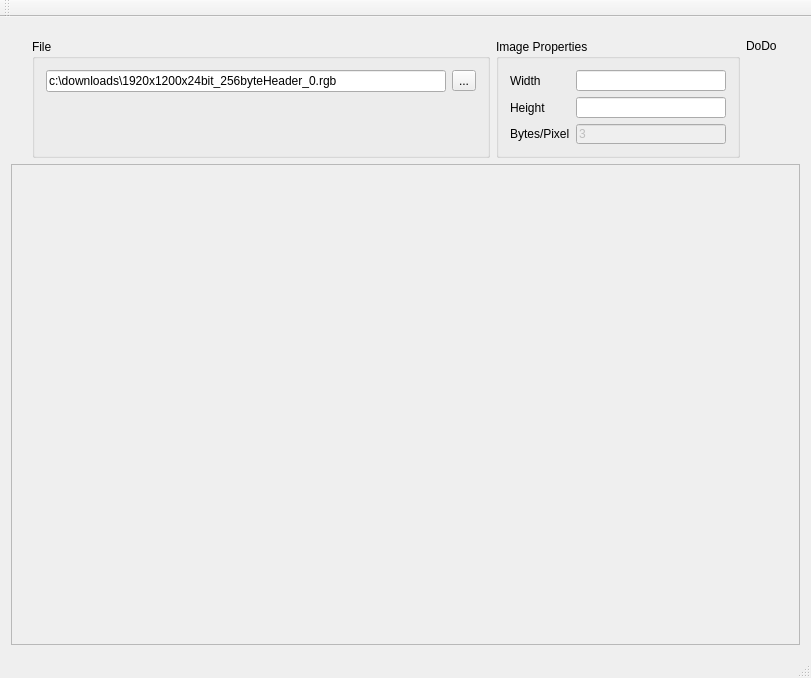
<?xml version="1.0" encoding="UTF-8"?>
<ui version="4.0">
 <class>MainWindow</class>
 <widget class="QMainWindow" name="MainWindow">
  <property name="geometry">
   <rect>
    <x>0</x>
    <y>0</y>
    <width>811</width>
    <height>678</height>
   </rect>
  </property>
  <property name="windowTitle">
   <string>MainWindow</string>
  </property>
  <widget class="QWidget" name="centralWidget">
   <layout class="QVBoxLayout" name="verticalLayout_3">
    <item>
     <widget class="QWidget" name="widget" native="true">
      <property name="minimumSize">
       <size>
        <width>0</width>
        <height>130</height>
       </size>
      </property>
      <widget class="QWidget" name="horizontalLayoutWidget">
       <property name="geometry">
        <rect>
         <x>10</x>
         <y>0</y>
         <width>767</width>
         <height>141</height>
        </rect>
       </property>
       <layout class="QHBoxLayout" name="horizontalLayout_2">
        <item>
         <widget class="QGroupBox" name="groupBox_2">
          <property name="title">
           <string>File</string>
          </property>
          <layout class="QVBoxLayout" name="verticalLayout">
           <item>
            <layout class="QHBoxLayout" name="horizontalLayout_3">
             <item>
              <widget class="QLineEdit" name="lineEditFile">
               <property name="minimumSize">
                <size>
                 <width>400</width>
                 <height>0</height>
                </size>
               </property>
               <property name="text">
                <string>c:\downloads\1920x1200x24bit_256byteHeader_0.rgb</string>
               </property>
              </widget>
             </item>
             <item>
              <widget class="QToolButton" name="toolButtonBrowse">
               <property name="text">
                <string>...</string>
               </property>
              </widget>
             </item>
            </layout>
           </item>
           <item>
            <spacer name="verticalSpacer">
             <property name="orientation">
              <enum>Qt::Vertical</enum>
             </property>
             <property name="sizeHint" stdset="0">
              <size>
               <width>20</width>
               <height>40</height>
              </size>
             </property>
            </spacer>
           </item>
          </layout>
         </widget>
        </item>
        <item>
         <layout class="QVBoxLayout" name="verticalLayout_5">
          <item>
           <widget class="QGroupBox" name="groupBox">
            <property name="title">
             <string>Image Properties</string>
            </property>
            <layout class="QGridLayout" name="gridLayout">
             <item row="2" column="1">
              <widget class="QLineEdit" name="lineEditBytesPerPixel">
               <property name="enabled">
                <bool>false</bool>
               </property>
               <property name="text">
                <string>3</string>
               </property>
              </widget>
             </item>
             <item row="1" column="0">
              <widget class="QLabel" name="label_2">
               <property name="text">
                <string>Height</string>
               </property>
              </widget>
             </item>
             <item row="0" column="1">
              <widget class="QLineEdit" name="lineEditWidth"/>
             </item>
             <item row="1" column="1">
              <widget class="QLineEdit" name="lineEditHeight"/>
             </item>
             <item row="0" column="0">
              <widget class="QLabel" name="label">
               <property name="text">
                <string>Width</string>
               </property>
              </widget>
             </item>
             <item row="2" column="0">
              <widget class="QLabel" name="label_3">
               <property name="text">
                <string>Bytes/Pixel</string>
               </property>
              </widget>
             </item>
             <item row="3" column="1">
              <spacer name="verticalSpacer_3">
               <property name="orientation">
                <enum>Qt::Vertical</enum>
               </property>
               <property name="sizeHint" stdset="0">
                <size>
                 <width>20</width>
                 <height>40</height>
                </size>
               </property>
              </spacer>
             </item>
            </layout>
           </widget>
          </item>
         </layout>
        </item>
        <item>
         <layout class="QVBoxLayout" name="verticalLayout_2">
          <item>
           <widget class="QLabel" name="label_4">
            <property name="text">
             <string>DoDo</string>
            </property>
           </widget>
          </item>
          <item>
           <spacer name="verticalSpacer_2">
            <property name="orientation">
             <enum>Qt::Vertical</enum>
            </property>
            <property name="sizeHint" stdset="0">
             <size>
              <width>20</width>
              <height>40</height>
             </size>
            </property>
           </spacer>
          </item>
         </layout>
        </item>
       </layout>
      </widget>
     </widget>
    </item>
    <item>
     <widget class="QScrollArea" name="scrollArea">
      <property name="minimumSize">
       <size>
        <width>0</width>
        <height>400</height>
       </size>
      </property>
      <property name="widgetResizable">
       <bool>true</bool>
      </property>
      <widget class="QWidget" name="scrollAreaWidgetContents">
       <property name="geometry">
        <rect>
         <x>0</x>
         <y>0</y>
         <width>791</width>
         <height>461</height>
        </rect>
       </property>
       <layout class="QVBoxLayout" name="verticalLayout_6">
        <item>
         <widget class="QLabel" name="labelImage">
          <property name="text">
           <string/>
          </property>
          <property name="scaledContents">
           <bool>true</bool>
          </property>
         </widget>
        </item>
       </layout>
      </widget>
     </widget>
    </item>
   </layout>
  </widget>
  <widget class="QMenuBar" name="menuBar">
   <property name="geometry">
    <rect>
     <x>0</x>
     <y>0</y>
     <width>811</width>
     <height>22</height>
    </rect>
   </property>
  </widget>
  <widget class="QToolBar" name="mainToolBar">
   <attribute name="toolBarArea">
    <enum>TopToolBarArea</enum>
   </attribute>
   <attribute name="toolBarBreak">
    <bool>false</bool>
   </attribute>
  </widget>
  <widget class="QStatusBar" name="statusBar"/>
 </widget>
 <layoutdefault spacing="6" margin="11"/>
 <resources/>
 <connections/>
</ui>
